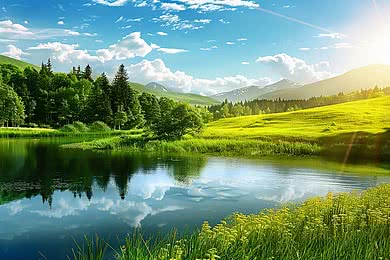
#> input picture sample1.jpg, 390 x 260 px
$ python exp37.py
#> lines starting #> are read from the running program, lines starting #| are printed output that depends on the picture; after the words box and inside, x2 and y2 are one past the last pixel; in counts of white or black regions, pixels touching at a corner belong together
import cv2
import numpy as np

def subtract_foreground(image_path, lower_color, upper_color):
#> called with image_path = 'image.jpg'
    image = cv2.imread("sample1.jpg")
#> image is the input picture: shape (260, 390, 3); mean B, G, R 114.9, 147, 115.7
    hsv = cv2.cvtColor(image, cv2.COLOR_BGR2HSV)
#> hsv: shape (260, 390, 3); mean H, S, V 66.5, 139, 155.6

    lower = np.array(lower_color, dtype=np.uint8)
    upper = np.array(upper_color, dtype=np.uint8)

    mask = cv2.inRange(hsv, lower, upper)
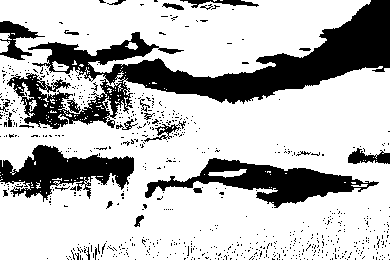
#> mask: shape (260, 390); 73.9% white; 707 black regions (681 under 20 px), largest, box (x1, y1, x2, y2) and area: (7, 0, 390, 129) 14455, (145, 158, 379, 208) 4301, (0, 145, 134, 202) 3713
    mask_inv = cv2.bitwise_not(mask)

    background = cv2.bitwise_and(image, image, mask=mask_inv)
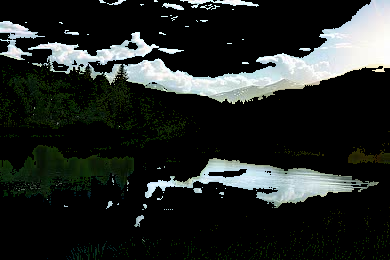
#> background: shape (260, 390, 3); mean B, G, R 38.2, 40.6, 36.4

    cv2.imshow("Original Image", image)
    cv2.imshow("Foreground Removed", background)

    cv2.waitKey(0)
    cv2.destroyAllWindows()

subtract_foreground("image.jpg", [0,50,50], [120,255,255])
